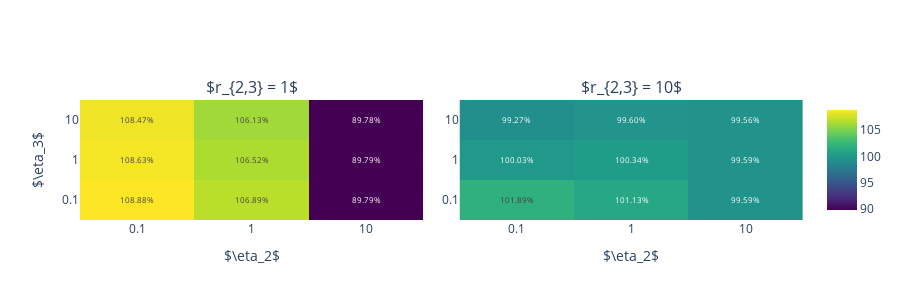

Notebook code cell kept with this figure:
### Code cell
from plotly.subplots import make_subplots
import plotly.graph_objects as go

fig = make_subplots(1, 2, subplot_titles=['$r_{2,3} = 1$', '$r_{2,3} = 10$'], horizontal_spacing=0.05, vertical_spacing=0.1)

##################################################################
efficiencies = np.zeros((3, 3))
for i, eta_3 in enumerate([0.1, 1, 10]):
    for j, eta_2 in enumerate([0.1, 1, 10]):
        V = obs_var(np.array([2, 2, 8]), ratios=np.array([1, eta_2, eta_3], dtype=np.float64))

        Mref = Xref.T @ np.linalg.solve(V, Xref)
        detref = np.linalg.det(Mref) ** (1/len(model))

        M = best_X.T @ np.linalg.solve(V, best_X)
        det = np.linalg.det(M) ** (1/len(model))
        efficiencies[i, j] = det / detref

fig.add_trace(go.Heatmap(
    z=efficiencies*100,
    x=['0.1', '1', '10'],
    y=['0.1', '1', '10'],
    coloraxis='coloraxis',
    text=efficiencies*100,
    texttemplate='%{text:.2f}%',
    textfont={'size': 8}
), row=1, col=1)

#################################################

efficiencies = np.zeros((3, 3))
for i, eta_3 in enumerate([0.1, 1, 10]):
    for j, eta_2 in enumerate([0.1, 1, 10]):
        V = obs_var(np.array([2, 2, 8]), ratios=np.array([1, eta_2, eta_3], dtype=np.float64))

        Mref = Xref.T @ np.linalg.solve(V, Xref)
        detref = np.linalg.det(Mref) ** (1/len(model))

        M = best_X_2.T @ np.linalg.solve(V, best_X_2)
        det = np.linalg.det(M) ** (1/len(model))
        efficiencies[i, j] = det / detref

fig.add_trace(go.Heatmap(
    z=efficiencies*100,
    x=['0.1', '1', '10'],
    y=['0.1', '1', '10'],
    coloraxis='coloraxis',
    text=efficiencies*100,
    texttemplate='%{text:.2f}%',
    textfont={'size': 8}
), row=1, col=2)

#################################################

fig.update_xaxes(title='$\eta_2$')
fig.update_layout(
    coloraxis={'colorscale': 'viridis'},
    yaxis_title='$\eta_3$',
    height=300,
)
fig.show()
fig.write_image('../figures/ex5_comp.png')

### Figure 1 — Plotly figure (JSON) as saved in the notebook; plotly's stock layout.template omitted (floating-point values rounded to 4 significant figures)
{"data": [{"coloraxis": "coloraxis", "text": [[108.9, 106.9, 89.79], [108.6, 106.5, 89.79], [108.5, 106.1, 89.78]], "textfont": {"size": 8}, "texttemplate": "%{text:.2f}%", "type": "heatmap", "x": ["0.1", "1", "10"], "xaxis": "x", "y": ["0.1", "1", "10"], "yaxis": "y", "z": [[108.9, 106.9, 89.79], [108.6, 106.5, 89.79], [108.5, 106.1, 89.78]]}, {"coloraxis": "coloraxis", "text": [[101.9, 101.1, 99.59], [100.0, 100.3, 99.59], [99.27, 99.6, 99.56]], "textfont": {"size": 8}, "texttemplate": "%{text:.2f}%", "type": "heatmap", "x": ["0.1", "1", "10"], "xaxis": "x2", "y": ["0.1", "1", "10"], "yaxis": "y2", "z": [[101.9, 101.1, 99.59], [100.0, 100.3, 99.59], [99.27, 99.6, 99.56]]}], "layout": {"annotations": [{"font": {"size": 16}, "showarrow": false, "text": "$r_{2,3} = 1$", "x": 0.2375, "xanchor": "center", "xref": "paper", "y": 1, "yanchor": "bottom", "yref": "paper"}, {"font": {"size": 16}, "showarrow": false, "text": "$r_{2,3} = 10$", "x": 0.7625, "xanchor": "center", "xref": "paper", "y": 1, "yanchor": "bottom", "yref": "paper"}], "coloraxis": {"colorscale": [[0, "#440154"], [0.1111, "#482878"], [0.2222, "#3e4989"], [0.3333, "#31688e"], [0.4444, "#26828e"], [0.5556, "#1f9e89"], [0.6667, "#35b779"], [0.7778, "#6ece58"], [0.8889, "#b5de2b"], [1, "#fde725"]]}, "height": 300, "xaxis": {"anchor": "y", "domain": [0, 0.475], "title": {"text": "$\\eta_2$"}}, "xaxis2": {"anchor": "y2", "domain": [0.525, 1], "title": {"text": "$\\eta_2$"}}, "yaxis": {"anchor": "x", "domain": [0, 1], "title": {"text": "$\\eta_3$"}}, "yaxis2": {"anchor": "x2", "domain": [0, 1]}}}
